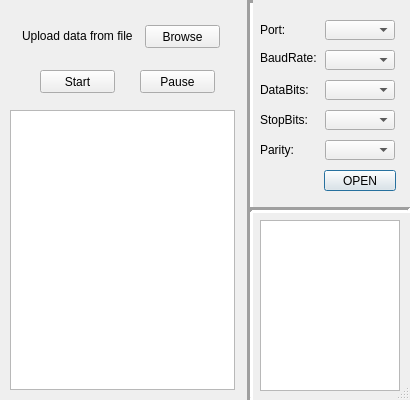
<?xml version="1.0" encoding="UTF-8"?>
<ui version="4.0">
 <class>Dialog</class>
 <widget class="QDialog" name="Dialog">
  <property name="geometry">
   <rect>
    <x>0</x>
    <y>0</y>
    <width>410</width>
    <height>400</height>
   </rect>
  </property>
  <property name="minimumSize">
   <size>
    <width>410</width>
    <height>400</height>
   </size>
  </property>
  <property name="maximumSize">
   <size>
    <width>410</width>
    <height>400</height>
   </size>
  </property>
  <property name="windowTitle">
   <string>Dialog</string>
  </property>
  <property name="sizeGripEnabled">
   <bool>true</bool>
  </property>
  <widget class="QPushButton" name="openCloseButton">
   <property name="geometry">
    <rect>
     <x>324</x>
     <y>170</y>
     <width>72</width>
     <height>21</height>
    </rect>
   </property>
   <property name="font">
    <font>
     <family>Arial</family>
    </font>
   </property>
   <property name="text">
    <string>OPEN</string>
   </property>
  </widget>
  <widget class="QLabel" name="parity">
   <property name="geometry">
    <rect>
     <x>260</x>
     <y>140</y>
     <width>60</width>
     <height>20</height>
    </rect>
   </property>
   <property name="maximumSize">
    <size>
     <width>60</width>
     <height>20</height>
    </size>
   </property>
   <property name="font">
    <font>
     <family>Arial</family>
    </font>
   </property>
   <property name="text">
    <string>Parity:</string>
   </property>
  </widget>
  <widget class="QComboBox" name="dataBitsBox">
   <property name="geometry">
    <rect>
     <x>325</x>
     <y>80</y>
     <width>70</width>
     <height>20</height>
    </rect>
   </property>
   <property name="font">
    <font>
     <family>Arial</family>
    </font>
   </property>
  </widget>
  <widget class="QLabel" name="databits">
   <property name="geometry">
    <rect>
     <x>260</x>
     <y>80</y>
     <width>60</width>
     <height>20</height>
    </rect>
   </property>
   <property name="maximumSize">
    <size>
     <width>60</width>
     <height>20</height>
    </size>
   </property>
   <property name="font">
    <font>
     <family>Arial</family>
    </font>
   </property>
   <property name="text">
    <string>DataBits:</string>
   </property>
  </widget>
  <widget class="QLabel" name="baudrate">
   <property name="geometry">
    <rect>
     <x>260</x>
     <y>50</y>
     <width>60</width>
     <height>16</height>
    </rect>
   </property>
   <property name="maximumSize">
    <size>
     <width>60</width>
     <height>20</height>
    </size>
   </property>
   <property name="font">
    <font>
     <family>Arial</family>
    </font>
   </property>
   <property name="text">
    <string>BaudRate:</string>
   </property>
  </widget>
  <widget class="QLabel" name="port">
   <property name="geometry">
    <rect>
     <x>260</x>
     <y>20</y>
     <width>60</width>
     <height>20</height>
    </rect>
   </property>
   <property name="maximumSize">
    <size>
     <width>60</width>
     <height>20</height>
    </size>
   </property>
   <property name="font">
    <font>
     <family>Arial</family>
    </font>
   </property>
   <property name="text">
    <string>Port:</string>
   </property>
  </widget>
  <widget class="QComboBox" name="stopBitsBox">
   <property name="geometry">
    <rect>
     <x>325</x>
     <y>110</y>
     <width>70</width>
     <height>20</height>
    </rect>
   </property>
   <property name="font">
    <font>
     <family>Arial</family>
    </font>
   </property>
  </widget>
  <widget class="QLabel" name="stop">
   <property name="geometry">
    <rect>
     <x>260</x>
     <y>110</y>
     <width>60</width>
     <height>20</height>
    </rect>
   </property>
   <property name="font">
    <font>
     <family>Arial</family>
    </font>
   </property>
   <property name="text">
    <string>StopBits:</string>
   </property>
  </widget>
  <widget class="QComboBox" name="baudRateBox">
   <property name="geometry">
    <rect>
     <x>325</x>
     <y>50</y>
     <width>70</width>
     <height>20</height>
    </rect>
   </property>
   <property name="font">
    <font>
     <family>Arial</family>
    </font>
   </property>
  </widget>
  <widget class="QComboBox" name="portBox">
   <property name="geometry">
    <rect>
     <x>325</x>
     <y>20</y>
     <width>70</width>
     <height>20</height>
    </rect>
   </property>
   <property name="font">
    <font>
     <family>Arial</family>
    </font>
   </property>
  </widget>
  <widget class="QComboBox" name="parityBox">
   <property name="geometry">
    <rect>
     <x>325</x>
     <y>140</y>
     <width>70</width>
     <height>20</height>
    </rect>
   </property>
   <property name="font">
    <font>
     <family>Arial</family>
    </font>
   </property>
  </widget>
  <widget class="HLed" name="led" native="true">
   <property name="geometry">
    <rect>
     <x>280</x>
     <y>170</y>
     <width>20</width>
     <height>20</height>
    </rect>
   </property>
   <property name="sizePolicy">
    <sizepolicy hsizetype="Fixed" vsizetype="Fixed">
     <horstretch>0</horstretch>
     <verstretch>0</verstretch>
    </sizepolicy>
   </property>
   <property name="minimumSize">
    <size>
     <width>20</width>
     <height>20</height>
    </size>
   </property>
   <property name="maximumSize">
    <size>
     <width>25</width>
     <height>25</height>
    </size>
   </property>
  </widget>
  <widget class="Line" name="line">
   <property name="geometry">
    <rect>
     <x>240</x>
     <y>0</y>
     <width>20</width>
     <height>400</height>
    </rect>
   </property>
   <property name="lineWidth">
    <number>3</number>
   </property>
   <property name="orientation">
    <enum>Qt::Vertical</enum>
   </property>
  </widget>
  <widget class="Line" name="line_2">
   <property name="geometry">
    <rect>
     <x>250</x>
     <y>200</y>
     <width>160</width>
     <height>20</height>
    </rect>
   </property>
   <property name="lineWidth">
    <number>3</number>
   </property>
   <property name="orientation">
    <enum>Qt::Horizontal</enum>
   </property>
  </widget>
  <widget class="QTextBrowser" name="recvEdit">
   <property name="geometry">
    <rect>
     <x>260</x>
     <y>220</y>
     <width>140</width>
     <height>171</height>
    </rect>
   </property>
  </widget>
  <widget class="QPushButton" name="fileOpenButton">
   <property name="geometry">
    <rect>
     <x>145</x>
     <y>25</y>
     <width>75</width>
     <height>23</height>
    </rect>
   </property>
   <property name="font">
    <font>
     <family>Arial</family>
    </font>
   </property>
   <property name="text">
    <string>Browse</string>
   </property>
  </widget>
  <widget class="QTextBrowser" name="dataBrowser">
   <property name="geometry">
    <rect>
     <x>10</x>
     <y>110</y>
     <width>225</width>
     <height>280</height>
    </rect>
   </property>
  </widget>
  <widget class="QPushButton" name="startStopButton">
   <property name="geometry">
    <rect>
     <x>40</x>
     <y>70</y>
     <width>75</width>
     <height>23</height>
    </rect>
   </property>
   <property name="font">
    <font>
     <family>Arial</family>
    </font>
   </property>
   <property name="text">
    <string>Start</string>
   </property>
  </widget>
  <widget class="QPushButton" name="pauseResumeButton">
   <property name="geometry">
    <rect>
     <x>140</x>
     <y>70</y>
     <width>75</width>
     <height>23</height>
    </rect>
   </property>
   <property name="font">
    <font>
     <family>Arial</family>
    </font>
   </property>
   <property name="text">
    <string>Pause</string>
   </property>
  </widget>
  <widget class="QLabel" name="label">
   <property name="geometry">
    <rect>
     <x>22</x>
     <y>28</y>
     <width>121</width>
     <height>16</height>
    </rect>
   </property>
   <property name="font">
    <font>
     <family>Arial</family>
    </font>
   </property>
   <property name="text">
    <string>Upload data from file</string>
   </property>
  </widget>
  <zorder>dataBrowser</zorder>
  <zorder>openCloseButton</zorder>
  <zorder>parity</zorder>
  <zorder>dataBitsBox</zorder>
  <zorder>databits</zorder>
  <zorder>baudrate</zorder>
  <zorder>port</zorder>
  <zorder>stopBitsBox</zorder>
  <zorder>stop</zorder>
  <zorder>baudRateBox</zorder>
  <zorder>portBox</zorder>
  <zorder>parityBox</zorder>
  <zorder>led</zorder>
  <zorder>line</zorder>
  <zorder>line_2</zorder>
  <zorder>recvEdit</zorder>
  <zorder>fileOpenButton</zorder>
  <zorder>startStopButton</zorder>
  <zorder>pauseResumeButton</zorder>
  <zorder>label</zorder>
 </widget>
 <layoutdefault spacing="6" margin="11"/>
 <customwidgets>
  <customwidget>
   <class>HLed</class>
   <extends>QWidget</extends>
   <header>hled.h</header>
   <container>1</container>
  </customwidget>
 </customwidgets>
 <resources/>
 <connections/>
</ui>
